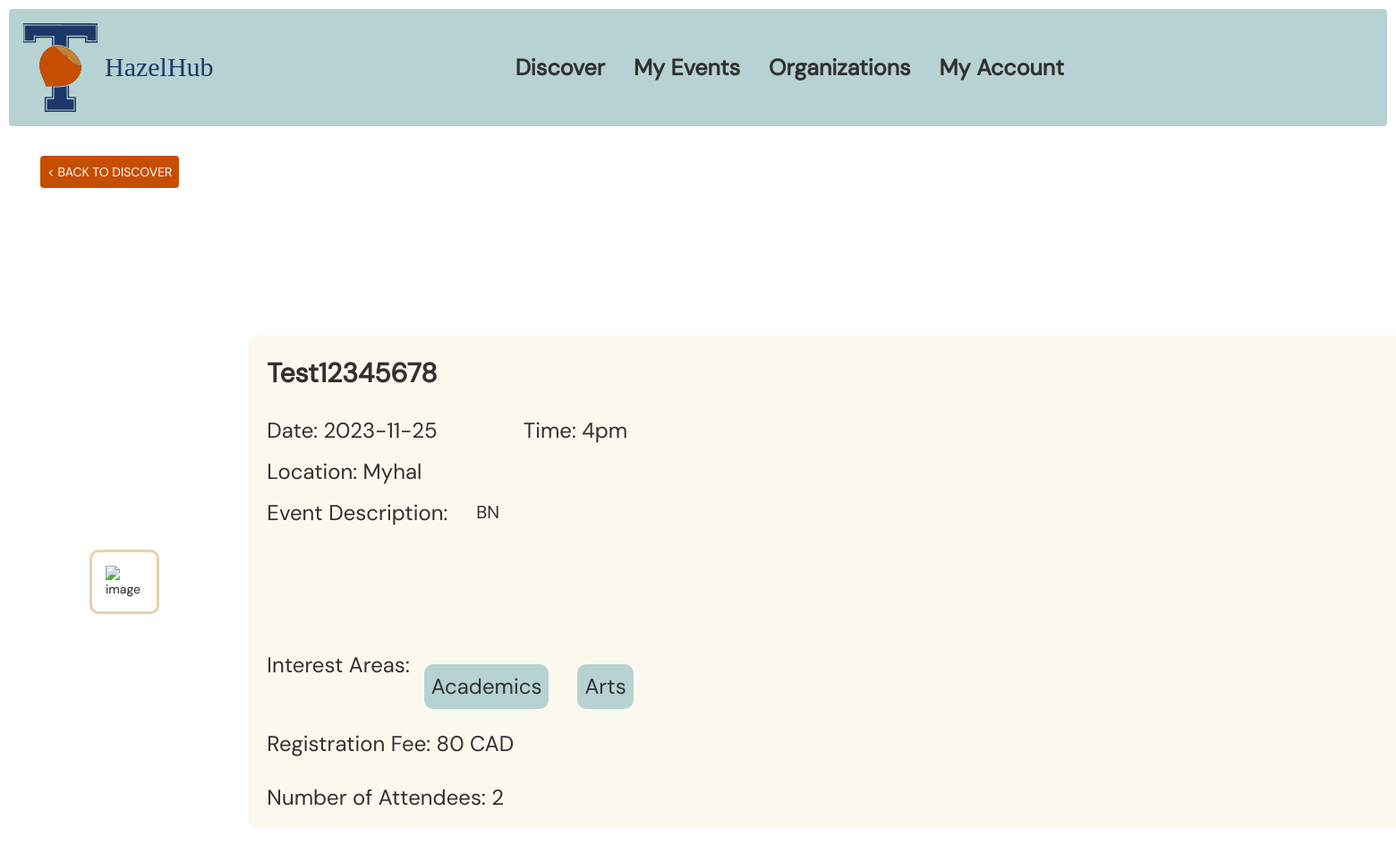
The app's page /event_details/3 with its own data.
### app/models.py (models this page shows, shortened)
class Event(db.Model):
    __tablename__ = "events"
    id = db.Column(db.Integer, primary_key=True)
    event_name: Mapped[str] = mapped_column(String(100), nullable=False)
    organizer_id = db.Column(db.Integer, db.ForeignKey("organizers.id"), nullable=True)
    description: Mapped[str] = mapped_column(String(10000), nullable=True)
    image_link: Mapped[str] = mapped_column(String(1000), nullable=True)
    date: Mapped[str] = mapped_column(String(100), nullable=False)
    time: Mapped[str] = mapped_column(String(100), nullable=False)
    location: Mapped[str] = mapped_column(String(100), nullable=False)
    google_map_link: Mapped[str] = mapped_column(String(100), nullable=False)
    fee: Mapped[int] = mapped_column(Integer, nullable=True)
    external_registration_link: Mapped[str] = mapped_column(String(200), nullable=True)
    users: Mapped[List[User]] = relationship(secondary=UserEvents, back_populates="events")
    organizers: Mapped[List[Organizer]] = relationship(
        secondary=OrganizerEvents, back_populates="events"
    )
    interests: Mapped[List[Interest]] = relationship(
        secondary=EventInterests, back_populates="events"
    )

class Interest(db.Model):
    __tablename__ = "interests"
    id = db.Column(db.Integer, primary_key=True)
    name = db.Column(db.String(64))
    users: Mapped[List[User]] = relationship(secondary=UserInterests, back_populates="interests")
    organizers: Mapped[List[Organizer]] = relationship(
        secondary=OrganizerInterests, back_populates="interests"
    )
    events: Mapped[List[Event]] = relationship(
        secondary=EventInterests, back_populates="interests"
    )

### app/main/events/routes.py (the view)
@events_blueprint.route("/event_details/<int:event_id>", methods=["GET"])
def event_details(event_id):
    event = Event.query.filter_by(id=event_id).first()
    if (event.image_link is None):
        event.image_link = "/static/assets/default_event_image.jpg"
    if event:
        attendees = len(event.users)
        print(attendees)
        return render_template("event-details.html", event=event, attendees=attendees)
    else:
        return render_template("event_not_found.html")

### app/templates/event-details.html (shortened to what this page needs)
{% extends "base.html" %} {% block title %}HazelHub{% endblock %}
{% block page_content %}
<div>
  <link href="{{ url_for('static', filename='css/event-details.css') }}" rel="stylesheet" />
  <span>
        <a href="{{ url_for('events.allEvents') }}" class="btn-back">&lt; Back to Discover</a>
        <br />
  </span>
  <div class="event-details-container">
	<div class="event-image-container">
		<img alt="image" src="{{event.image_link | replace('app', '')}}" class="event-details-image1" />
	</div>
    <div class="event-description-container event-description-root-class-name">
      <div class="title-container title-root-class-name">
        <span class="title-text">
          <span>{{ event.event_name }}</span>
        </span>
        <svg viewBox="0 0 731.4285714285713 1024" class="title-icon">
        </svg>
      </div>
      <div class="desc-container desc-root-class-name">
        <span class="desc-text"><span>Event Description: </span></span>
        <span class="desc-text1">{{ event.description }}</span>
      </div>
      <div class="interest-areas1-container interest-areas1-root-class-name">
        <span class="interest-text">Interest Areas: </span>
        {% for interest in event.interests %}
        <span class="interest-areas1-text"><span>{{ interest.name }}</span></span>
        {% endfor %}
      </div>
      <div class="date-time-container date-time-root-class-name">
        <span class="date-time-text"><span>Date: {{ event.date }}</span></span>
        <svg viewBox="0 0 950.8571428571428 1024" class="date-time-icon">
        </svg>
        <span class="date-time-text1">
          <span>Time: {{ event.time }} </span>
        </span>
      </div>
      <span class="event-description-text">
        <span>Registration Fee: {{ event.fee }} CAD</span>
      </span>
      <span class="event-attendees">
        <span>Number of Attendees: {{ attendees }}</span>
      </span>
      <div class="location-container location-root-class-name">
        <a
          href="https://www.google.com/maps"
          target="_blank"
          rel="noreferrer noopener"
          class="location-link"
        >
          <span>Location: {{ event.location }}</span>
        </a>
      </div>
    </div>
  </div>
</div>
{% endblock %}

### app/static/css/main.css (style rules this page uses)
*, *::before, *::after { box-sizing: border-box; }
html { background-color: #ffffff; }
body { color: #272727; font-family: "DM Sans"; font-style: normal; font-weight: 400; letter-spacing: 0; padding: 1rem; align-items: center ; }
img { height: auto; max-width: 100%; vertical-align: middle; }
.btn-back { color: #ffffff; padding: 0.8rem; font-size: 14px; text-transform: uppercase; border: 0px; font-weight: 400; display: block; width: fit-content; cursor: pointer; margin-left: 20px; margin-top: 20px; margin-bottom: var(--dl-space-space-oneandhalfunits); background: var(--dl-color-hazelhub-hazel); border-radius: 4px; text-align: center; }

### app/static/css/style.css (style rules this page uses)
:root { --dl-color-gray-500: #595959; --dl-color-gray-700: #999999; --dl-color-gray-900: #D9D9D9; --dl-size-size-large: 144px; --dl-size-size-small: 48px; --dl-color-danger-300: #A22020; --dl-color-danger-500: #BF2626; --dl-color-danger-700: #E14747; --dl-color-gray-black: #000000; --dl-color-gray-white: #FFFFFF; --dl-size-size-medium: 96px; --dl-size-size-xlarge: 192px; --dl-size-size-xsmall: 16px; --dl-space-space-unit: 16px; --dl-color-hazelhub-bb: #b7d2d2ff; --dl-color-primary-100: #003EB3; --dl-color-primary-300: #0074F0; --dl-color-primary-500: #14A9FF; --dl-color-primary-700: #85DCFF; --dl-color-success-300: #199033; --dl-color-success-500: #32A94C; --dl-color-success-700: #4CC366; --dl-size-size-xxlarge: 288px; --dl-size-size-maxwidth: 1400px; --dl-radius-radius-round: 50%; --dl-color-hazelhub-beige: #e6d1abff; --dl-color-hazelhub-cream: #fbf9eeff; --dl-color-hazelhub-dblue: #484e58ff; --dl-color-hazelhub-hazel: #c64e00ff; --dl-color-hazelhub-lblue: #486287ff; --dl-color-hazelhub-tblue: #1e3769ff; --dl-color-hazelhub-white: #ffffffff; --dl-space-space-halfunit: 8px; --dl-space-space-sixunits: 96px; --dl-space-space-twounits: 32px; --dl-color-hazelhub-dblack: #313131ff; --dl-color-hazelhub-hazel2: #c58035ff; --dl-radius-radius-radius2: 2px; --dl-radius-radius-radius4: 4px; --dl-radius-radius-radius8: 8px; --dl-space-space-fiveunits: 80px; --dl-space-space-fourunits: 64px; --dl-space-space-threeunits: 48px; --dl-space-space-oneandhalfunits: 24px; }

### records on screen
Event: event_name "Test12345678", description "BN", date "2023-11-25", time "4pm", fee "80", location "Myhal"
Interest: name "Academics"
Interest: name "Arts"

### other values on screen
{{ attendees }} "2"
